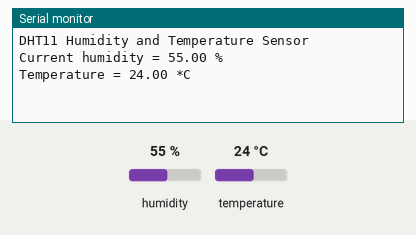
Simulated run of this sketch. Board: Arduino Uno, built with avr-gcc and run on an emulated ATmega328P. Parts: the last lines printed to the serial monitor. The inputs (shaded band) are chosen by the test bench; at power-on: humidity 55 %, temperature 24 °C.

Above: at 2.7 s.
2.8 s: humidity set to 22 %
At 6.1 s:
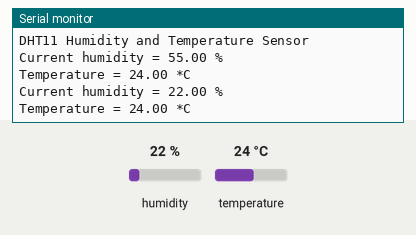
6.6 s: temperature set to 12 °C
At 8.0 s:
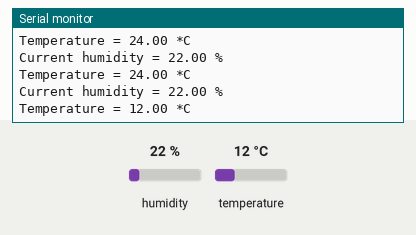
10.4 s: humidity set to 40 %
At 11.2 s:
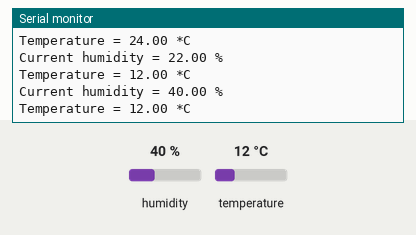
Timing chart, 0 to 13.4 s (numbered marks = the images above; inputs shaded):
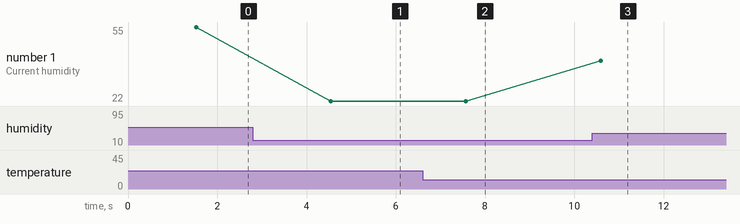

Measured:
- after the input at 2.8 s, the serial monitor: prints a new line after 1.7 s (image 1)
- after the input at 6.6 s, the serial monitor: prints a new line after 1.0 s (image 2)
- after the input at 10.4 s, the serial monitor: prints a new line after 0.20 s (image 3)
- plotted number 1: 55 → 22 after the input at 2.8 s, 22 → 40 after the input at 10.4 s

The sketch:

humidity.ino
```cpp
#include "dht.h"
#define dht_apin A0 //dht pin is set to analog pin A0

dht DHT; //creates Object of class DHT which handles communication with the sensor

void setup() {

    Serial.begin(9600);
    delay(500);

    Serial.println("DHT11 Humidity and Temperature Sensor\n\n");
    delay(1000);
}

void loop() {

    DHT.read11(dht_apin);  //Reads data from DHT11 sensor which is connected to pin A0

    Serial.print("Current humidity = ");
    Serial.print(DHT.humidity);
    Serial.println(" %");

    Serial.print("Temperature = ");
    Serial.print(DHT.temperature);
    Serial.println(" *C");

    delay(3000);
}
```
